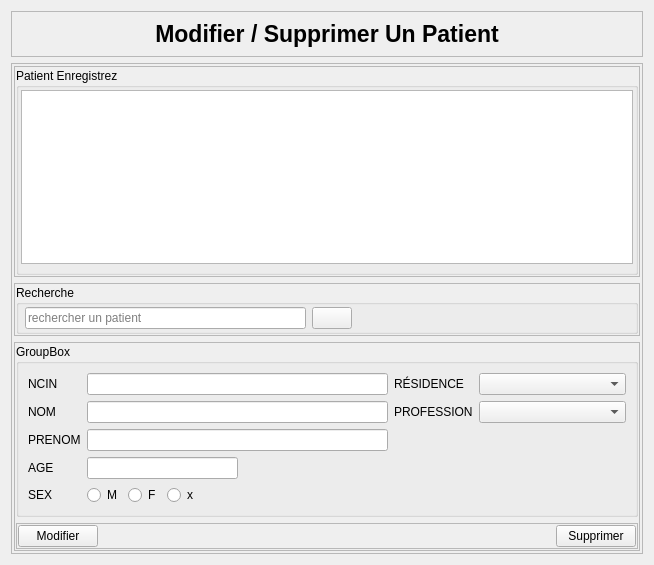
<?xml version="1.0" encoding="UTF-8"?>
<ui version="4.0">
 <class>Modify</class>
 <widget class="QWidget" name="Modify">
  <property name="geometry">
   <rect>
    <x>0</x>
    <y>0</y>
    <width>654</width>
    <height>565</height>
   </rect>
  </property>
  <property name="windowTitle">
   <string>Form</string>
  </property>
  <layout class="QVBoxLayout" name="verticalLayout">
   <item alignment="Qt::AlignTop">
    <widget class="QFrame" name="frame">
     <property name="frameShape">
      <enum>QFrame::StyledPanel</enum>
     </property>
     <property name="frameShadow">
      <enum>QFrame::Raised</enum>
     </property>
     <layout class="QVBoxLayout" name="verticalLayout_2">
      <item>
       <widget class="QLabel" name="label">
        <property name="font">
         <font>
          <pointsize>17</pointsize>
          <bold>true</bold>
         </font>
        </property>
        <property name="text">
         <string>Modifier / Supprimer Un Patient</string>
        </property>
        <property name="alignment">
         <set>Qt::AlignCenter</set>
        </property>
       </widget>
      </item>
     </layout>
    </widget>
   </item>
   <item>
    <widget class="QFrame" name="frame_2">
     <property name="sizePolicy">
      <sizepolicy hsizetype="Preferred" vsizetype="Expanding">
       <horstretch>0</horstretch>
       <verstretch>0</verstretch>
      </sizepolicy>
     </property>
     <property name="frameShape">
      <enum>QFrame::StyledPanel</enum>
     </property>
     <property name="frameShadow">
      <enum>QFrame::Raised</enum>
     </property>
     <layout class="QVBoxLayout" name="verticalLayout_3">
      <property name="leftMargin">
       <number>2</number>
      </property>
      <property name="topMargin">
       <number>2</number>
      </property>
      <property name="rightMargin">
       <number>2</number>
      </property>
      <property name="bottomMargin">
       <number>2</number>
      </property>
      <item>
       <widget class="QFrame" name="frame_3">
        <property name="frameShape">
         <enum>QFrame::StyledPanel</enum>
        </property>
        <property name="frameShadow">
         <enum>QFrame::Raised</enum>
        </property>
        <layout class="QHBoxLayout" name="horizontalLayout">
         <property name="leftMargin">
          <number>1</number>
         </property>
         <property name="topMargin">
          <number>1</number>
         </property>
         <property name="rightMargin">
          <number>1</number>
         </property>
         <property name="bottomMargin">
          <number>1</number>
         </property>
         <item>
          <widget class="QGroupBox" name="groupBox_3">
           <property name="title">
            <string>Patient Enregistrez</string>
           </property>
           <layout class="QVBoxLayout" name="verticalLayout_7">
            <property name="leftMargin">
             <number>2</number>
            </property>
            <property name="topMargin">
             <number>2</number>
            </property>
            <property name="rightMargin">
             <number>2</number>
            </property>
            <property name="bottomMargin">
             <number>2</number>
            </property>
            <item>
             <widget class="QTableWidget" name="tableWidget">
              <property name="editTriggers">
               <set>QAbstractItemView::NoEditTriggers</set>
              </property>
              <property name="selectionBehavior">
               <enum>QAbstractItemView::SelectRows</enum>
              </property>
             </widget>
            </item>
            <item>
             <widget class="QFrame" name="slideframe">
              <property name="maximumSize">
               <size>
                <width>16777215</width>
                <height>0</height>
               </size>
              </property>
              <property name="frameShape">
               <enum>QFrame::StyledPanel</enum>
              </property>
              <property name="frameShadow">
               <enum>QFrame::Raised</enum>
              </property>
              <layout class="QVBoxLayout" name="verticalLayout_8">
               <item>
                <widget class="QLabel" name="msg">
                 <property name="text">
                  <string>Error : Patient with information {} not found</string>
                 </property>
                </widget>
               </item>
              </layout>
             </widget>
            </item>
           </layout>
          </widget>
         </item>
        </layout>
       </widget>
      </item>
      <item>
       <widget class="QFrame" name="frame_4">
        <property name="frameShape">
         <enum>QFrame::StyledPanel</enum>
        </property>
        <property name="frameShadow">
         <enum>QFrame::Raised</enum>
        </property>
        <layout class="QVBoxLayout" name="verticalLayout_4">
         <property name="leftMargin">
          <number>1</number>
         </property>
         <property name="topMargin">
          <number>1</number>
         </property>
         <property name="rightMargin">
          <number>1</number>
         </property>
         <property name="bottomMargin">
          <number>1</number>
         </property>
         <item>
          <widget class="QGroupBox" name="groupBox_2">
           <property name="title">
            <string>Recherche</string>
           </property>
           <layout class="QHBoxLayout" name="horizontalLayout_2">
            <property name="leftMargin">
             <number>6</number>
            </property>
            <property name="topMargin">
             <number>2</number>
            </property>
            <property name="rightMargin">
             <number>2</number>
            </property>
            <property name="bottomMargin">
             <number>2</number>
            </property>
            <item>
             <widget class="QLineEdit" name="lineEdit">
              <property name="placeholderText">
               <string>rechercher un patient</string>
              </property>
             </widget>
            </item>
            <item>
             <widget class="QPushButton" name="pushButton">
              <property name="text">
               <string/>
              </property>
              <property name="icon">
               <iconset resource="images.qrc">
                <normaloff>:/images/images/folder-saved-search.svg</normaloff>:/images/images/folder-saved-search.svg</iconset>
              </property>
             </widget>
            </item>
            <item>
             <spacer name="horizontalSpacer">
              <property name="orientation">
               <enum>Qt::Horizontal</enum>
              </property>
              <property name="sizeHint" stdset="0">
               <size>
                <width>40</width>
                <height>20</height>
               </size>
              </property>
             </spacer>
            </item>
           </layout>
          </widget>
         </item>
        </layout>
       </widget>
      </item>
      <item>
       <widget class="QFrame" name="frame_5">
        <property name="frameShape">
         <enum>QFrame::StyledPanel</enum>
        </property>
        <property name="frameShadow">
         <enum>QFrame::Raised</enum>
        </property>
        <layout class="QVBoxLayout" name="verticalLayout_5">
         <property name="leftMargin">
          <number>1</number>
         </property>
         <property name="topMargin">
          <number>1</number>
         </property>
         <property name="rightMargin">
          <number>1</number>
         </property>
         <property name="bottomMargin">
          <number>1</number>
         </property>
         <item>
          <widget class="QGroupBox" name="groupBox">
           <property name="title">
            <string>GroupBox</string>
           </property>
           <layout class="QVBoxLayout" name="verticalLayout_6">
            <item>
             <layout class="QGridLayout" name="gridLayout">
              <item row="4" column="1">
               <layout class="QHBoxLayout" name="horizontalLayout_3">
                <item>
                 <widget class="QRadioButton" name="male">
                  <property name="text">
                   <string>M</string>
                  </property>
                 </widget>
                </item>
                <item>
                 <widget class="QRadioButton" name="female">
                  <property name="text">
                   <string>F</string>
                  </property>
                 </widget>
                </item>
                <item>
                 <widget class="QRadioButton" name="tohide">
                  <property name="text">
                   <string>x</string>
                  </property>
                 </widget>
                </item>
                <item>
                 <spacer name="horizontalSpacer_2">
                  <property name="orientation">
                   <enum>Qt::Horizontal</enum>
                  </property>
                  <property name="sizeHint" stdset="0">
                   <size>
                    <width>40</width>
                    <height>20</height>
                   </size>
                  </property>
                 </spacer>
                </item>
               </layout>
              </item>
              <item row="1" column="1">
               <widget class="QLineEdit" name="nom"/>
              </item>
              <item row="0" column="1">
               <widget class="QLineEdit" name="ncin"/>
              </item>
              <item row="2" column="0">
               <widget class="QLabel" name="label_4">
                <property name="text">
                 <string>PRENOM</string>
                </property>
               </widget>
              </item>
              <item row="1" column="0">
               <widget class="QLabel" name="label_3">
                <property name="text">
                 <string>NOM</string>
                </property>
               </widget>
              </item>
              <item row="3" column="1">
               <layout class="QHBoxLayout" name="horizontalLayout_4">
                <item>
                 <widget class="QLineEdit" name="age"/>
                </item>
                <item>
                 <spacer name="horizontalSpacer_3">
                  <property name="orientation">
                   <enum>Qt::Horizontal</enum>
                  </property>
                  <property name="sizeHint" stdset="0">
                   <size>
                    <width>40</width>
                    <height>20</height>
                   </size>
                  </property>
                 </spacer>
                </item>
               </layout>
              </item>
              <item row="4" column="0">
               <widget class="QLabel" name="label_6">
                <property name="text">
                 <string>SEX</string>
                </property>
               </widget>
              </item>
              <item row="1" column="2">
               <widget class="QLabel" name="label_8">
                <property name="text">
                 <string>PROFESSION</string>
                </property>
               </widget>
              </item>
              <item row="0" column="0">
               <widget class="QLabel" name="label_2">
                <property name="text">
                 <string>NCIN</string>
                </property>
               </widget>
              </item>
              <item row="3" column="0">
               <widget class="QLabel" name="label_5">
                <property name="text">
                 <string>AGE</string>
                </property>
               </widget>
              </item>
              <item row="0" column="2">
               <widget class="QLabel" name="label_7">
                <property name="text">
                 <string>RÉSIDENCE</string>
                </property>
               </widget>
              </item>
              <item row="2" column="1">
               <widget class="QLineEdit" name="prenom"/>
              </item>
              <item row="0" column="3">
               <widget class="QComboBox" name="quartier">
                <property name="placeholderText">
                 <string>Résidence du patient</string>
                </property>
               </widget>
              </item>
              <item row="1" column="3">
               <widget class="QComboBox" name="profession">
                <property name="placeholderText">
                 <string>profession du patient</string>
                </property>
               </widget>
              </item>
             </layout>
            </item>
           </layout>
          </widget>
         </item>
         <item>
          <widget class="QFrame" name="frame_7">
           <property name="frameShape">
            <enum>QFrame::StyledPanel</enum>
           </property>
           <property name="frameShadow">
            <enum>QFrame::Raised</enum>
           </property>
           <layout class="QHBoxLayout" name="horizontalLayout_5">
            <property name="leftMargin">
             <number>1</number>
            </property>
            <property name="topMargin">
             <number>1</number>
            </property>
            <property name="rightMargin">
             <number>1</number>
            </property>
            <property name="bottomMargin">
             <number>1</number>
            </property>
            <item alignment="Qt::AlignLeft">
             <widget class="QPushButton" name="btnmodifier">
              <property name="text">
               <string>Modifier</string>
              </property>
              <property name="icon">
               <iconset resource="images.qrc">
                <normaloff>:/images/images/reload.svg</normaloff>:/images/images/reload.svg</iconset>
              </property>
              <property name="iconSize">
               <size>
                <width>23</width>
                <height>23</height>
               </size>
              </property>
             </widget>
            </item>
            <item alignment="Qt::AlignRight">
             <widget class="QPushButton" name="btnsupprimer">
              <property name="text">
               <string>Supprimer</string>
              </property>
              <property name="icon">
               <iconset resource="images.qrc">
                <normaloff>:/images/images/gtk-delete.svg</normaloff>:/images/images/gtk-delete.svg</iconset>
              </property>
              <property name="iconSize">
               <size>
                <width>23</width>
                <height>23</height>
               </size>
              </property>
             </widget>
            </item>
           </layout>
          </widget>
         </item>
        </layout>
       </widget>
      </item>
     </layout>
    </widget>
   </item>
  </layout>
 </widget>
 <resources>
  <include location="images.qrc"/>
 </resources>
 <connections/>
</ui>
